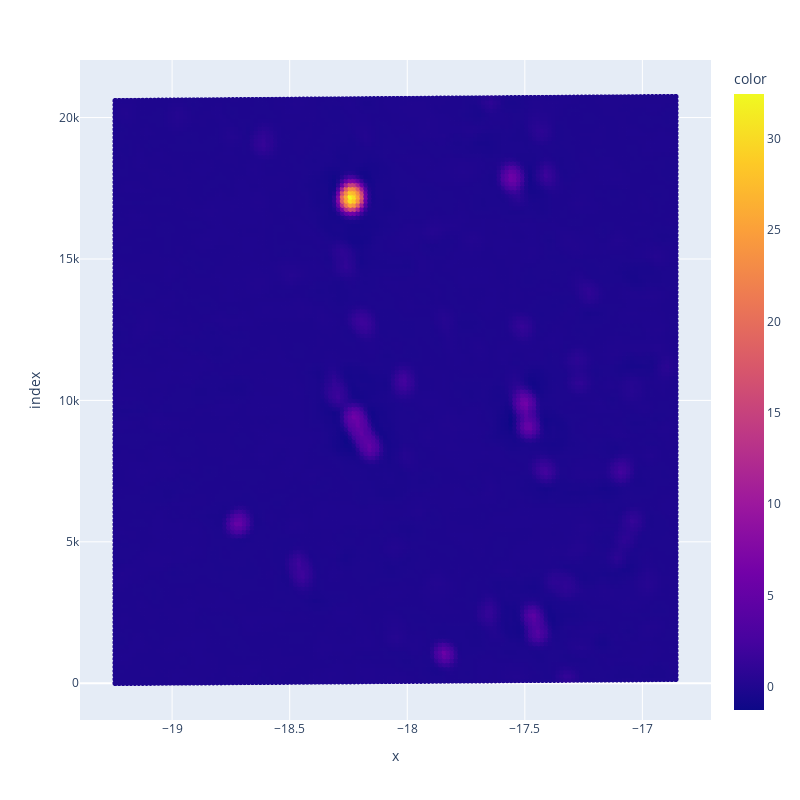

The code cell stored with this chart in its notebook:
### Code cell
numpy_train[:, 2] = trans.reshape(-1)
numpy_train = numpy_train
px.scatter(numpy_train[:, 0], numpy_train[:, 1], color=numpy_train[:, 2]).update_layout(width=800, height=800).show()

### Figure 1 — Plotly figure (JSON) as saved in the notebook; plotly's stock layout.template omitted (floating-point values rounded to 4 significant figures; data arrays with more than 128 entries replaced by an {"elided": "..."} marker saying what was removed)
{"data": [{"hovertemplate": "x=%{x}<br>index=%{y}<br>color=%{marker.color}<extra></extra>", "legendgroup": "", "marker": {"color": {"elided": "20736 float values"}, "coloraxis": "coloraxis", "symbol": "circle"}, "mode": "markers", "name": "", "showlegend": false, "type": "scattergl", "x": {"elided": "20736 float values"}, "xaxis": "x", "y": {"elided": "20736 int values"}, "yaxis": "y"}], "layout": {"coloraxis": {"colorbar": {"title": {"text": "color"}}, "colorscale": [[0, "#0d0887"], [0.1111, "#46039f"], [0.2222, "#7201a8"], [0.3333, "#9c179e"], [0.4444, "#bd3786"], [0.5556, "#d8576b"], [0.6667, "#ed7953"], [0.7778, "#fb9f3a"], [0.8889, "#fdca26"], [1, "#f0f921"]]}, "height": 800, "legend": {"tracegroupgap": 0}, "margin": {"t": 60}, "width": 800, "xaxis": {"anchor": "y", "domain": [0, 1], "title": {"text": "x"}}, "yaxis": {"anchor": "x", "domain": [0, 1], "title": {"text": "index"}}}}
